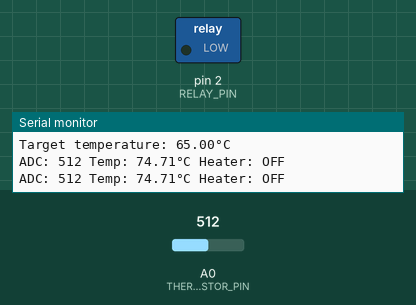
This sketch was run on a simulated Arduino Uno, built with avr-gcc and run on an emulated ATmega328P. On the bench: switched loads named in the sketch (green lamp = pin HIGH), the last lines printed to the serial monitor. The inputs (shaded band) are chosen by the test bench; at power-on: A0 (THERMISTOR_PIN) = 512.

Above: at 1.8 s.
1.9 s: A0 (THERMISTOR_PIN) set to 614
3.4 s: A0 (THERMISTOR_PIN) set to 650
At 4.5 s:
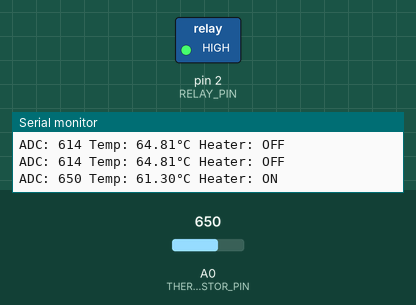
5.5 s: A0 (THERMISTOR_PIN) set to 607
7.2 s: A0 (THERMISTOR_PIN) set to 582
At 8.9 s:
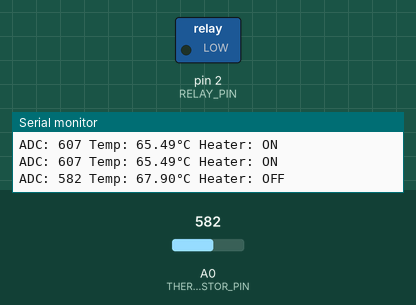
9.5 s: A0 (THERMISTOR_PIN) set to 716
At 10.5 s:
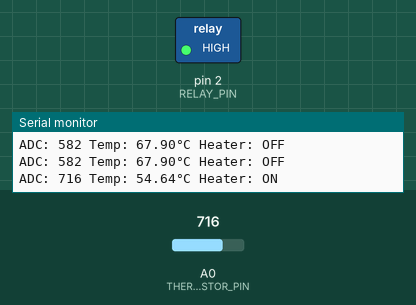
Timing chart, 0 to 12.5 s (numbered marks = the images above; inputs shaded):
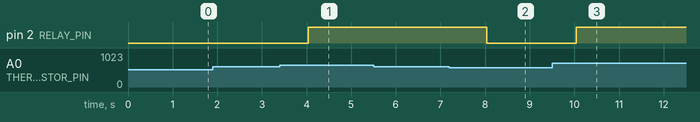

The sketch:

SwarmAM_Hotbed_Control.ino
```cpp
// Pin definitions
const int THERMISTOR_PIN = A0;
const int RELAY_PIN = 2;

// Thermistor characteristics
const float BETA = 4800;
const float T0 = 298.15;    // 25°C in Kelvin
const float R0 = 100000;    // 100k nominal resistance at 25°C
const float R_DIVIDER = 10000;  // 10k voltage divider resistor

// Temperature control settings
const float TARGET_TEMP = 65;  // Target temperature in Celsius
const float TEMP_TOLERANCE = 2.0;  // Temperature window (±2°C)

void setup() {
  Serial.begin(9600);
  pinMode(THERMISTOR_PIN, INPUT);
  pinMode(RELAY_PIN, OUTPUT);
  digitalWrite(RELAY_PIN, LOW);  // Start with relay off

  Serial.println("Heating pad control started");
  Serial.println("Target temperature: " + String(TARGET_TEMP) + "°C");
}

void loop() {
  int Vo = analogRead(THERMISTOR_PIN);
  float resistance = R_DIVIDER / ((1023.0/Vo) - 1.0);
  float temperature = (BETA * T0) / (BETA + (T0 * log(resistance/R0)));
  temperature -= 273.15;  // Convert to Celsius

  // Control heating
  if (temperature < (TARGET_TEMP - TEMP_TOLERANCE)) {
    digitalWrite(RELAY_PIN, HIGH);  // Turn on heater
  } else if (temperature > (TARGET_TEMP + TEMP_TOLERANCE)) {
    digitalWrite(RELAY_PIN, LOW);   // Turn off heater
  }

  // Print status
  Serial.print("ADC: ");
  Serial.print(Vo);
  Serial.print(" Temp: ");
  Serial.print(temperature);
  Serial.print("°C Heater: ");
  Serial.println(digitalRead(RELAY_PIN) ? "ON" : "OFF");

  delay(1000);
}
```

Measured:
- the behaviour switches between 632 and 633 on A0 (THERMISTOR_PIN) (found by bisection; images 0 and 1)
- the behaviour switches between 592 and 591 on A0 (THERMISTOR_PIN) (found by bisection; images 1 and 2)
- after the input at 3.4 s, pin 2 (RELAY_PIN): LOW → HIGH after 0.64 s
- after the input at 7.2 s, pin 2 (RELAY_PIN): HIGH → LOW after 0.84 s
- after the input at 9.5 s, pin 2 (RELAY_PIN): LOW → HIGH after 0.54 s
